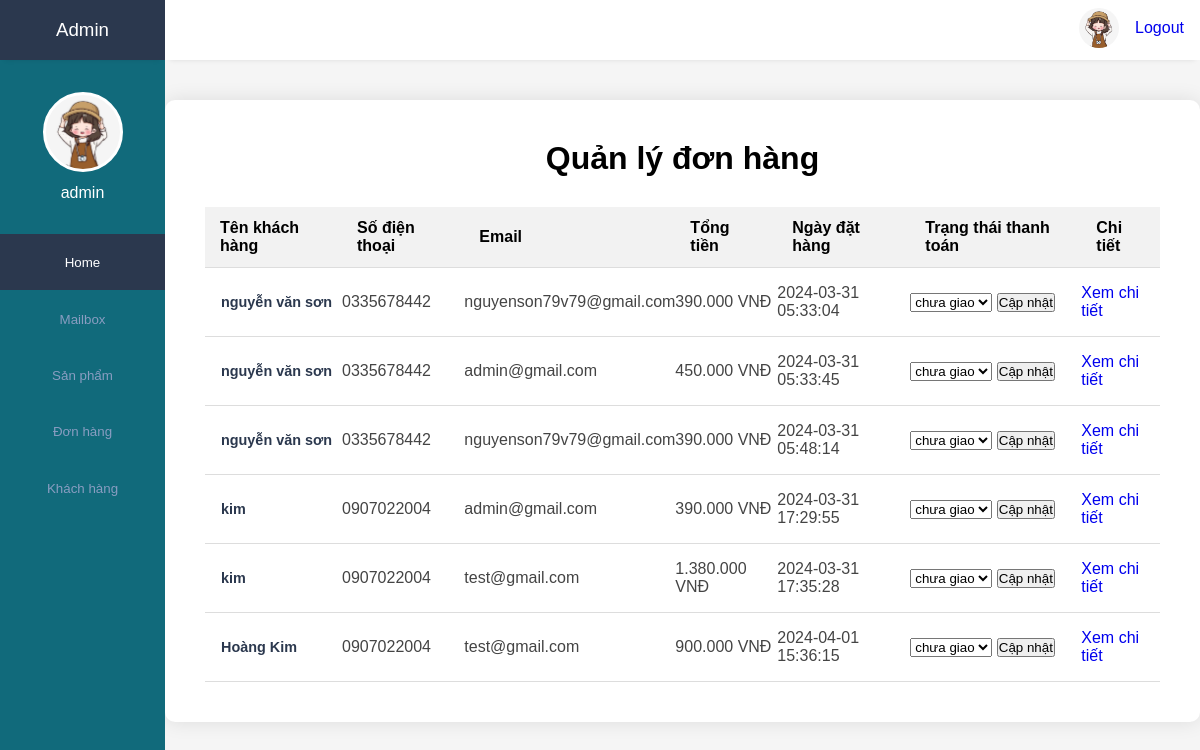
The app's page /admin/index.php?act=qldonhang (signed in) with its own data.
### tables this page shows
CREATE TABLE `orders` (
  `id` int(100) NOT NULL,
  `user_id` int(100) NOT NULL,
  `name` varchar(100) NOT NULL,
  `number` varchar(12) NOT NULL,
  `email` varchar(100) NOT NULL,
  `method` varchar(50) NOT NULL,
  `address` varchar(500) NOT NULL,
  `total_products` varchar(1000) NOT NULL,
  `total_price` int(100) NOT NULL,
  `placed_on` varchar(50) NOT NULL,
  `payment_status` varchar(20) NOT NULL DEFAULT 'pending'
);

### admin/view/qldonhang.php (the view, shortened to what this page needs)
<?php
$conn = mysqli_connect('localhost','root','','dbtrangsuc') or die('Kết nối thất bại');
$sql = "SELECT o.id, o.name, o.number, o.email, o.total_price, o.placed_on, o.payment_status
       FROM orders o";
$result = mysqli_query($conn, $sql);
?>
<!DOCTYPE html>
<html>
<head>
    <link rel="stylesheet" href="https://cdnjs.cloudflare.com/ajax/libs/font-awesome/5.15.3/css/all.min.css">
</head>
<body>
    <div class="container">
        <h1>Quản lý đơn hàng</h1>
        <table>
            <tr>
                <th>Tên khách hàng</th>
                <th>Số điện thoại</th>
                <th>Email</th>
                <th>Tổng tiền</th>
                <th>Ngày đặt hàng</th>
                <th>Trạng thái thanh toán</th>
                <th>Chi tiết</th>
            </tr>
            <?php if (mysqli_num_rows($result) > 0) { ?>
                <?php while ($row = mysqli_fetch_assoc($result)) { ?>
                    <tr>
                        <td><?php echo $row["name"]; ?></td>
                        <td><?php echo $row["number"]; ?></td>
                        <td><?php echo $row["email"]; ?></td>
                        <td><?php echo number_format($row["total_price"], 0, ',', '.') . " VNĐ"; ?></td>
                        <td><?php echo $row["placed_on"]; ?></td>
                        <td>
                            <form class="status-form" method="post" action="view/update_order_status.php">
                                <select name="payment_status">
                                    <option value="chưa giao" <?php if ($row['payment_status'] == 'chưa giao') echo 'selected'; ?>>chưa giao</option>
                                </select>
                                <button type="submit">Cập nhật</button>
                            </form>
                        </td>
                        <td><a href="order_details.php?id=<?php echo $row['id']; ?>">Xem chi tiết</a></td>
                    </tr>
                <?php } ?>
            <?php } else { ?>
                <tr>
                    <td colspan="7">Không có đơn hàng nào.</td>
                </tr>
            <?php } ?>
        </table>
    </div>
</body>
</html>

### public/css/admin.css (style rules this page uses)
:root { --main-color: #2B384E; --color-dark: #116A7B; --text-grey: #B0B0B0; }
* { margin: 0; padding: 0; text-decoration: none; list-style-type: none; box-sizing: border-box; font-family: 'Merriweather', sans-serif; }
input, button, select { outline: none; }
table { border-collapse: collapse; }
table tbody td { padding: 1rem 0rem; color: #444; }
table tbody td:first-child { padding-left: 1rem; color: var(--main-color); font-weight: 600; font-size: .9rem; }
table tbody tr { border-bottom: 1px solid #dee2e8; }

### admin/view/qldonhang.php (style rules this page uses)
body { font-family: 'Montserrat', sans-serif; background-color: #f5f5f5; margin: 0; padding: 100px 0px 0px 0px }
.container { max-width: 1200px; margin: 0 auto; padding: 40px; background-color: #fff; border-radius: 10px; box-shadow: 0 0 20px rgba(0, 0, 0, 0.1); }
h1 { text-align: center; margin-bottom: 30px; }
table { width: 100%; border-collapse: collapse; }
th, td { padding: 12px 15px; text-align: left; border-bottom: 1px solid #ddd; }
th { background-color: #f2f2f2; }
.status-form { display: inline-block; }

### records on screen
orders: name "nguyễn văn sơn", number "0335678442", email "nguyenson79v79@gmail.com", total_price "390.000", placed_on "2024-03-31 05:33:04"
orders: name "nguyễn văn sơn", number "0335678442", email "admin@gmail.com", total_price "450.000", placed_on "2024-03-31 05:33:45"
orders: name "nguyễn văn sơn", number "0335678442", email "nguyenson79v79@gmail.com", total_price "390.000", placed_on "2024-03-31 05:48:14"
orders: name "kim", number "0907022004", email "admin@gmail.com", total_price "390.000", placed_on "2024-03-31 17:29:55"
orders: name "kim", number "0907022004", email "test@gmail.com", total_price "1.380.000", placed_on "2024-03-31 17:35:28"
orders: name "Hoàng Kim", number "0907022004", email "test@gmail.com", total_price "900.000", placed_on "2024-04-01 15:36:15"

### other values on screen
$_SESSION['admin_name'] "admin"
